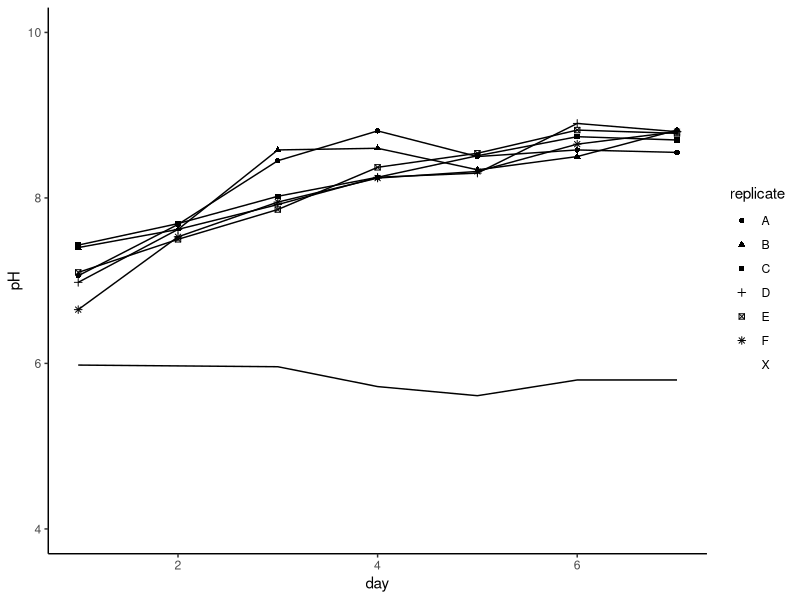
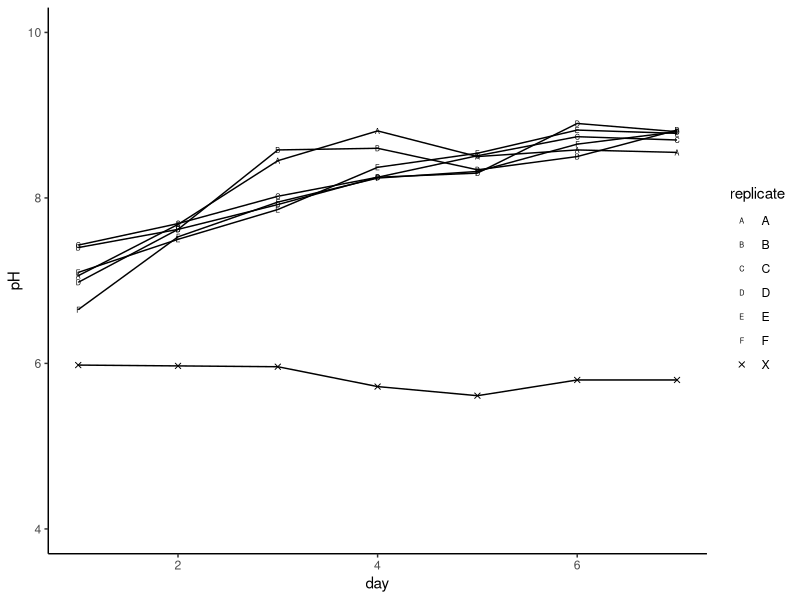
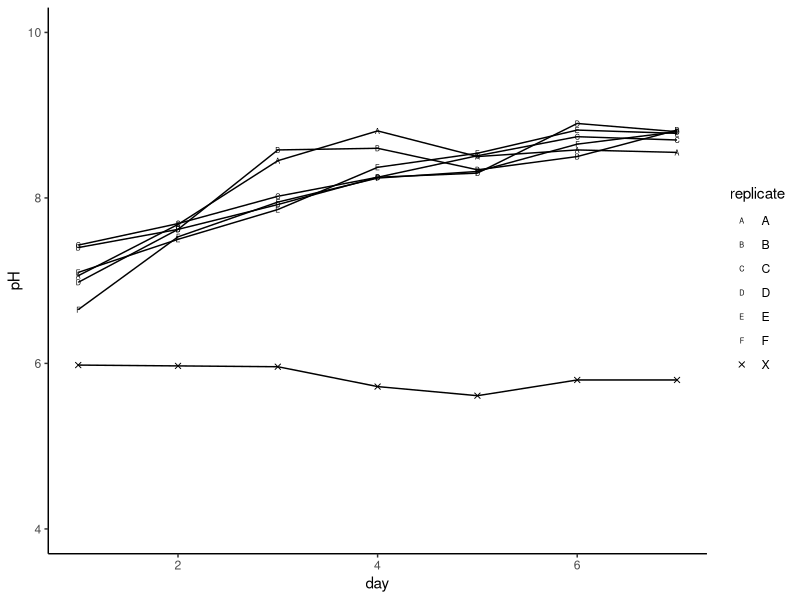
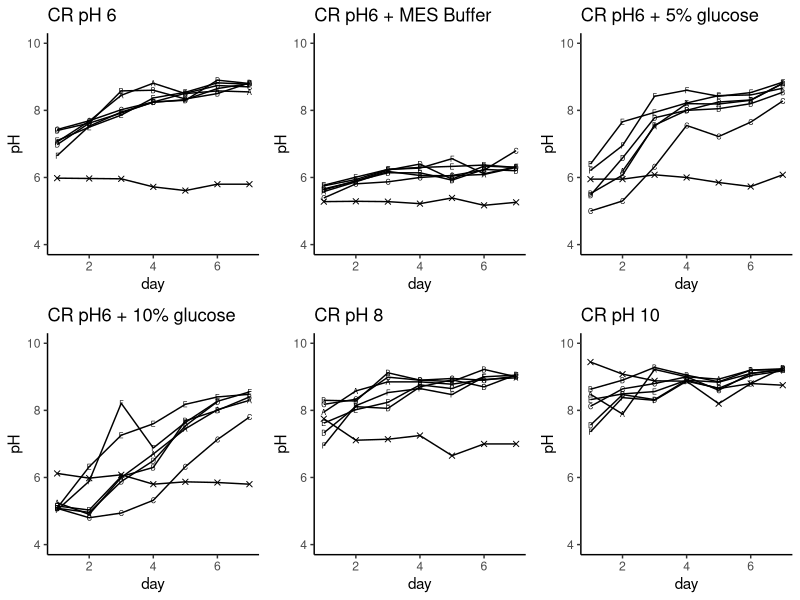

These charts were generated, in order, by the following R code:
## ---- chunk 1
knitr::opts_chunk$set(echo = TRUE)
## ---- chunk 2
library(ggplot2)
library(ggpubr)
## ---- chunk 3
data <- read.csv("SGH_CR_pH.csv", header=TRUE)
## ---- chunk 4
head(data)
## ---- chunk 5
data1 <- subset(data, data$treatment=="pH 6")
## ---- chunk 6
p1 <-ggplot(data=data1,aes(x=day,y=pH,group=replicate))+
  ylim(4,10) +
  geom_point(aes(shape=replicate))+
  geom_line() +
  theme_classic()
p1
## ---- chunk 7
shapeorder <- c(65,66,67,68,69,70,4)
## ---- chunk 8
p1 <- ggplot(data=data1,aes(x=day,y=pH,group=replicate))+
  ylim(4,10) +
  geom_point(aes(shape=replicate))+
  scale_shape_manual(values=shapeorder)+
  geom_line() +
  theme_classic()
p1
## ---- chunk 9
myplotmaker<- function(...){
  return(... %>%
           ggplot(aes(x=day,y=pH,group=replicate))+
           ylim(4,10) +
           geom_point(aes(shape=replicate))+
           scale_shape_manual(values=shapeorder)+
           geom_line() +
           theme_classic())
}
## ---- chunk 10
p1 <- myplotmaker(data1)
p1
## ---- chunk 11
p1<-myplotmaker(data1)+ggtitle("CR pH 6")
data2<-subset(data,data$treatment=="pH 6 + MES")
p2<-myplotmaker(data2)+ggtitle("CR pH6 + MES Buffer")
data3<-subset(data,data$treatment=="pH 6 + 5% glucose")
p3<-myplotmaker(data3)+ggtitle("CR pH6 + 5% glucose")
data4<-subset(data,data$treatment=="pH 6 + 10% glucose")
p4<-myplotmaker(data4)+ggtitle("CR pH6 + 10% glucose")
data5<-subset(data,data$treatment=="pH 8")
p5<-myplotmaker(data5)+ggtitle("CR pH 8")
data6<-subset(data,data$treatment=="pH 10")
p6<-myplotmaker(data6)+ggtitle("CR pH 10")
## ---- chunk 12
ggarrange(p1, p2, p3, p4, p5, p6,
          ncol=3, nrow=2,
          legend="none")
